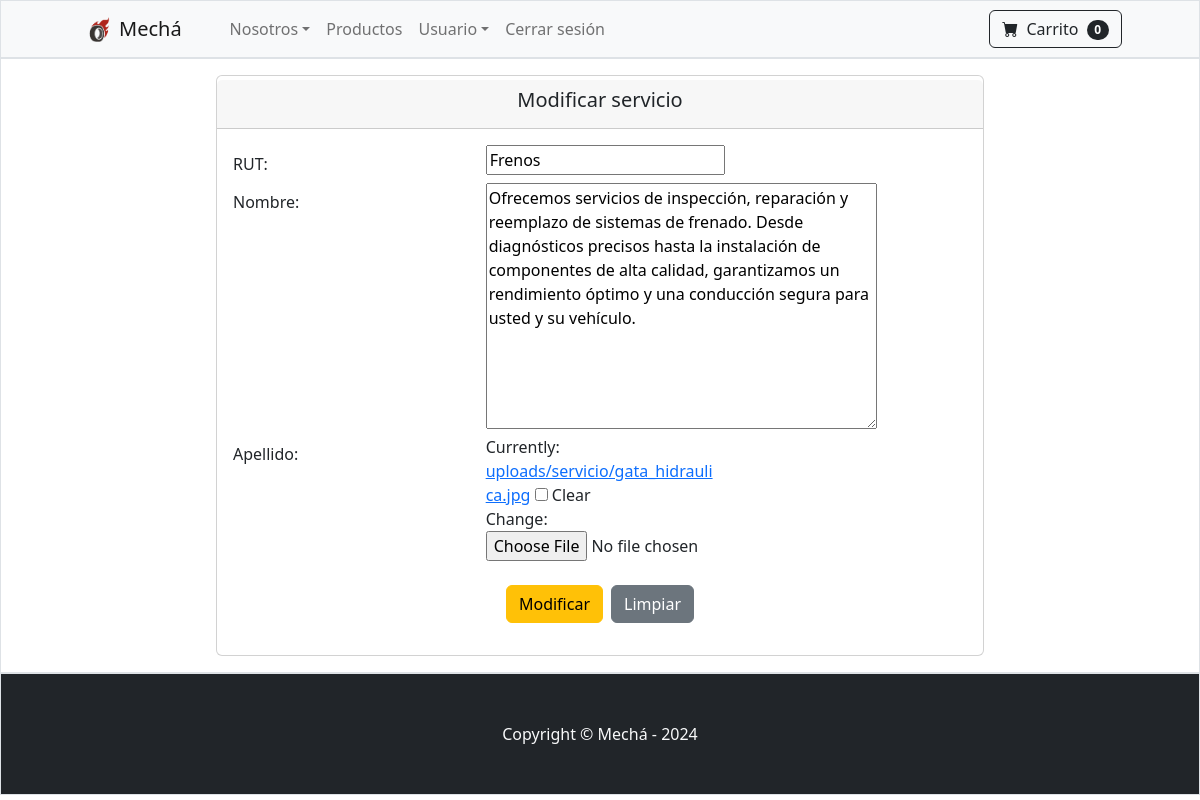
/servicios/crud/update/1/ (signed in), run on the app's committed database.
### tienda/models.py (models this page shows, shortened)
class Servicio(models.Model):
    nombre_servicio = models.CharField(max_length=200)
    descripcion_servicio = models.TextField(max_length=550)
    imagen_servicio = models.ImageField(upload_to='uploads/servicio/', null=True, blank=True)

### tienda/views.py (the view, shortened to what this page needs)
# urls.py: path('servicios/crud/update/<id>/', views.serviciosupdate, name="serviciosupdate"),
@permission_required('core.change_servicio')
def serviciosupdate(request, id):
    servicio = Servicio.objects.get(id=id)
    aux = {
            'form' : ServicioForm(instance = servicio)
    }
    return render(request, 'tienda/servicios/crud/update.html', aux)

### tienda/forms.py
class ServicioForm(ModelForm):
    captcha = CaptchaField()
    class Meta:
        model = Servicio
        fields = '__all__'

### carro/carro.py (called while the page is built)
    def __len__(self):
        return len(self.carro)

### carro/context_processors.py (called while the page is built)
def carro(request):
    return{'carro': Carro(request)}

### tienda/templates/tienda/servicios/crud/update.html (shortened to what this page needs)
{% extends 'base.html' %}
{% block content %}
<div class="d-flex justify-content-center p-3 text-primary-emphasis bg-dark-subtle border border-dark-subtle">
    <div class="card" style="width: 48rem;">
        <div class="card-header d-flex justify-content-center mt-1">
            <h5>Modificar servicio</h5>
        </div>
        <div class="card-body">
            <form action="" method="POST" style="margin: 0 auto;" enctype="multipart/form-data">
                <div class="form-group row">
                    <label for="id_nombre" class="col-sm-4 col-form-label">RUT:</label>
                    <div class="col-sm-4">
                        {{ form.nombre_servicio }}
                    </div>
                </div>
                <div class="form-group row">
                    <label for="id_nombre" class="col-sm-4 col-form-label">Nombre:</label>
                    <div class="col-sm-4">
                        {{ form.descripcion_servicio }}
                    </div>
                </div>
                <div class="form-group row">
                    <label for="id_apellido" class="col-sm-4 col-form-label">Apellido:</label>
                    <div class="col-sm-4">
                        {{ form.imagen_servicio }}
                    </div>
                </div>
                <div class="d-flex justify-content-center mt-4">
                    <input type="submit" value="Modificar" class="btn btn-warning mx-1">
                    <input type="reset" value="Limpiar" class="btn btn-secondary mx-1">
                </div>
            </form>
        </div>
    </div>
</div>
{% endblock %}

### data on the page
Servicio: nombre_servicio "Frenos", descripcion_servicio "Ofrecemos servicios de inspección, reparación y reemplazo de sistemas de frenado. Desde diagnósticos precisos hasta la instalación de componentes de alta calidad, garantizamos un rendimiento óptimo y una conducción segura para usted y su vehículo."

### other printed values
{{ carro | length }} "0"
